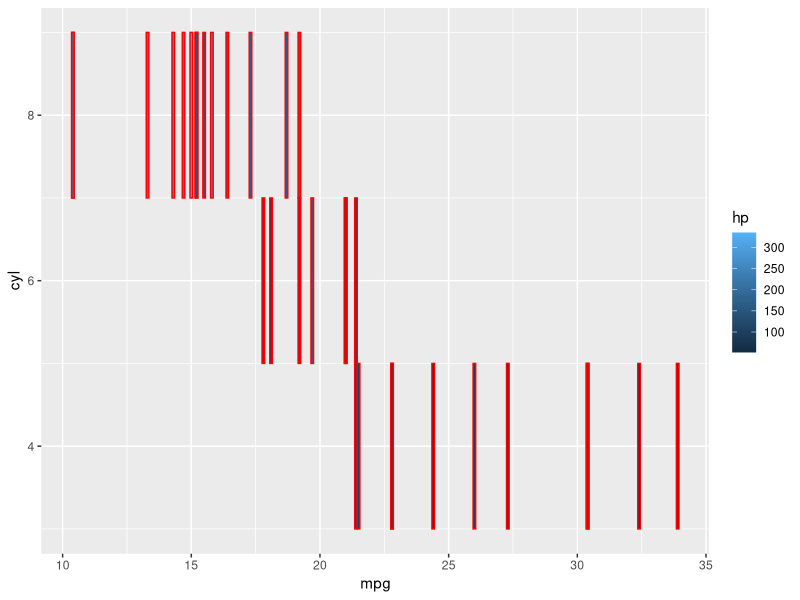

R code for this plot:
library(tidyverse)
x <- as.data.frame(mtcars)

ggplot(x,aes(x=mpg,y=cyl,fill=hp))+
  geom_tile(color = "red", size = 0.5)
  